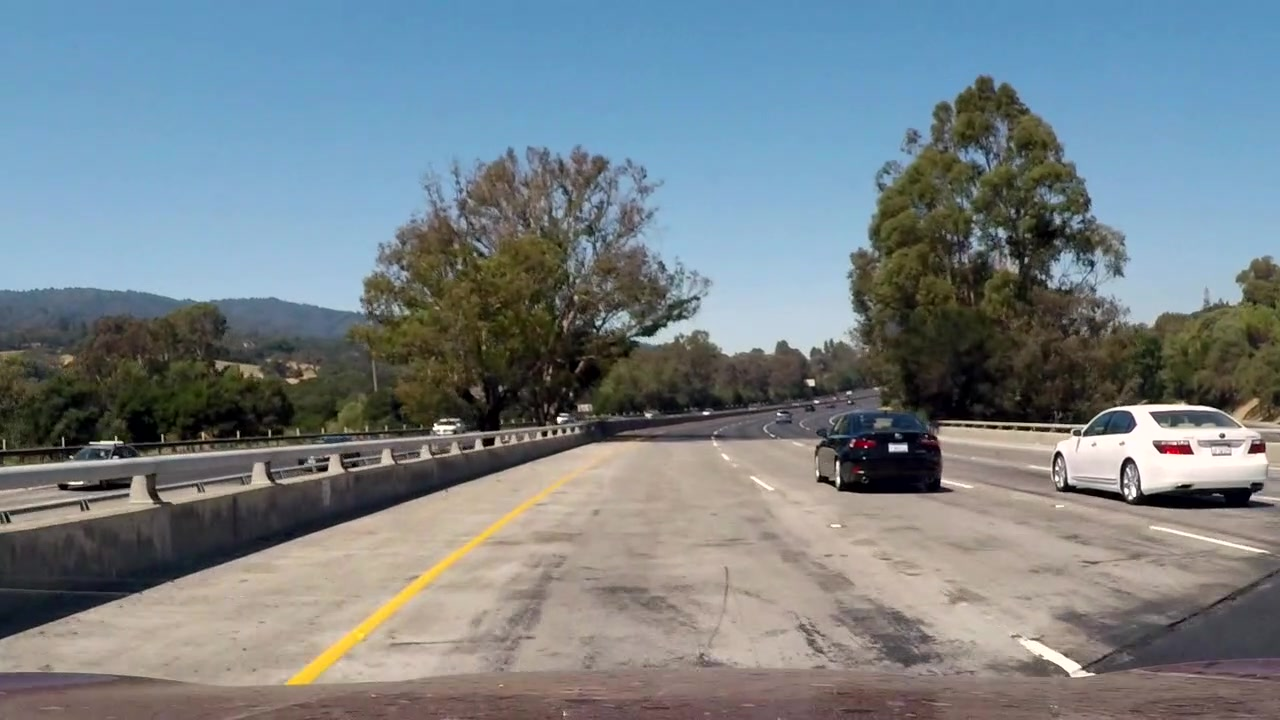
#> input picture test/frame 4.jpg, 1280 x 720 px, found by its file name
$ jupyter execute --allow-errors 'Car_Vehicle detection.ipynb'   (older library calls are emulated)
#> lines starting #> are read from the running program, lines starting #| are printed output that depends on the picture
### Step 3: Cars/Vehicles detection pipeline

[cell 1]
import numpy as np
import cv2
import matplotlib.pyplot as plt
import matplotlib.image as mpimg
from sklearn.svm import LinearSVC
from sklearn.preprocessing import StandardScaler
from skimage.feature import hog
from scipy.ndimage.measurements import label
from moviepy.editor import VideoFileClip
import glob

[cell 2]
# To define a single function that can extract features using hog sub-sampling and make predictions


# [79 lines left out: function find_cars, not called in this run]

print('...')

[cell 3]
# converting images to Histogram Oriented Gradients(HOG)

# [18 lines left out: function get_hog_features, not called in this run]

print('...')

[cell 4]
import pickle
#> (the rest of this cell did not finish here and is left out)

[cell 5]
# Test to Find Cars on an Example Image

test_img = mpimg.imread('test/frame 4.jpg')
#> test_img is the input picture: shape (720, 1280, 3); mean R, G, B 118.6, 129, 134.2

ystart = 400
ystop = 656
scale = 1.5
colorspace = 'YUV' # Can be RGB, HSV, LUV, HLS, YUV, YCrCb
orient = 11
pix_per_cell = 16
cell_per_block = 2
hog_channel = 'ALL' # Can be 0, 1, 2, or "ALL"

#> (the rest of this cell did not finish here and is left out)

[cell 6]
# Method to Draw Rectangles onto an Image
# [13 lines left out: function draw_boxes, not called in this run]

print('...')

#> (a cell that did not finish here is left out)

#### The size and position of cars in the image will be different depending on their distance from the camera, so should find the cars a few times with different ystart, ystop, and scale values

[cell 8]
test_img = mpimg.imread('test/frame 4.jpg')

rects = []

ystart = 400
ystop = 464
scale = 1.0
#> (the rest of this cell did not finish here and is left out)

[cell 9]
test_img = mpimg.imread('test/frame 4.jpg')

rects = []

ystart = 400
ystop = 496
scale = 1.5
#> (the rest of this cell did not finish here and is left out)

[cell 10]
test_img = mpimg.imread('test/frame 4.jpg')

rects = []

ystart = 400
ystop = 528
scale = 2.0
#> (the rest of this cell did not finish here and is left out)

[cell 11]
test_img = mpimg.imread('test/frame 4.jpg')

rects = []

ystart = 400
ystop = 596
scale = 3.0
#> (the rest of this cell did not finish here and is left out)

#### Now Combine Various Sliding Window Searches

[cell 12]
test_img = mpimg.imread('test/frame 4.jpg')

rectangles = []

colorspace = 'YUV' # Can be RGB, HSV, LUV, HLS, YUV, YCrCb
orient = 11
pix_per_cell = 16
cell_per_block = 2
hog_channel = 'ALL' # Can be 0, 1, 2, or "ALL"


ystart = 400
ystop = 464
scale = 1.0
#> (the rest of this cell did not finish here and is left out)

[cell 13]
# To produces a heat map based on rectangle locations

def add_heat(heatmap, bbox_list):
    # Iterate through list of bboxes
    for box in bbox_list:
        # Add += 1 for all pixels inside each bbox
        # Assuming each "box" takes the form ((x1, y1), (x2, y2))
        heatmap[box[0][1]:box[1][1], box[0][0]:box[1][0]] += 1
#> heatmap: shape (720, 1280); every value is 0

    # Return updated heatmap
    return heatmap

print('...')

[cell 14]
# Test the heatmap
heatmap_img = np.zeros_like(test_img[:,:,0])
heatmap_img = add_heat(heatmap_img, rectangles)
plt.figure(figsize=(10,10))
plt.imshow(heatmap_img, cmap='hot')

print('...')

[cell 15]
# To apply Threshold to the Heatmap

def apply_threshold(heatmap, threshold):
    # Zero out pixels below the threshold
    heatmap[heatmap <= threshold] = 0
    # Return thresholded map
    return heatmap

print('...')

[cell 16]
heatmap_img = apply_threshold(heatmap_img, 1)
plt.figure(figsize=(10,10))
plt.imshow(heatmap_img, cmap='hot')

print('...')

[cell 17]
# To apply SciPy Labels to Heatmap

labels = label(heatmap_img)
plt.figure(figsize=(10,10))
plt.imshow(labels[0], cmap='gray')
print(labels[1], 'cars found')
#| 0 cars found
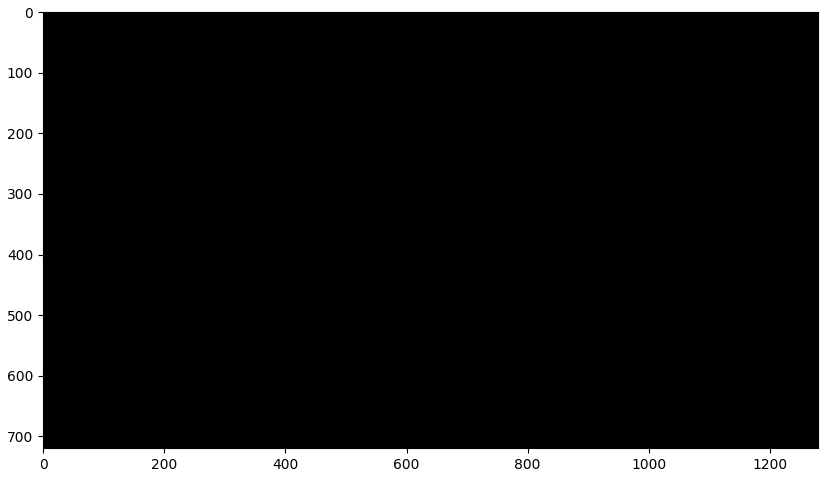
#> figure drawn by matplotlib, 1 panel

[cell 18]
# To draw Bounding Boxes for Lables
def draw_labeled_bboxes(img, labels):
    # Iterate through all detected cars
    rects = []
    for car_number in range(1, labels[1]+1):
        # Find pixels with each car_number label value
        nonzero = (labels[0] == car_number).nonzero()
        # Identify x and y values of those pixels
        nonzeroy = np.array(nonzero[0])
        nonzerox = np.array(nonzero[1])
        # Define a bounding box based on min/max x and y
        bbox = ((np.min(nonzerox), np.min(nonzeroy)), (np.max(nonzerox), np.max(nonzeroy)))
        rects.append(bbox)
        # Draw the box on the image
        cv2.rectangle(img, bbox[0], bbox[1], (0,0,255), 6)
#> after the loop, rects = []
    # Return the image and final rectangles
    return img, rects

# Draw bounding boxes on a copy of the image
draw_img, rect = draw_labeled_bboxes(np.copy(test_img), labels)
#> rect = []
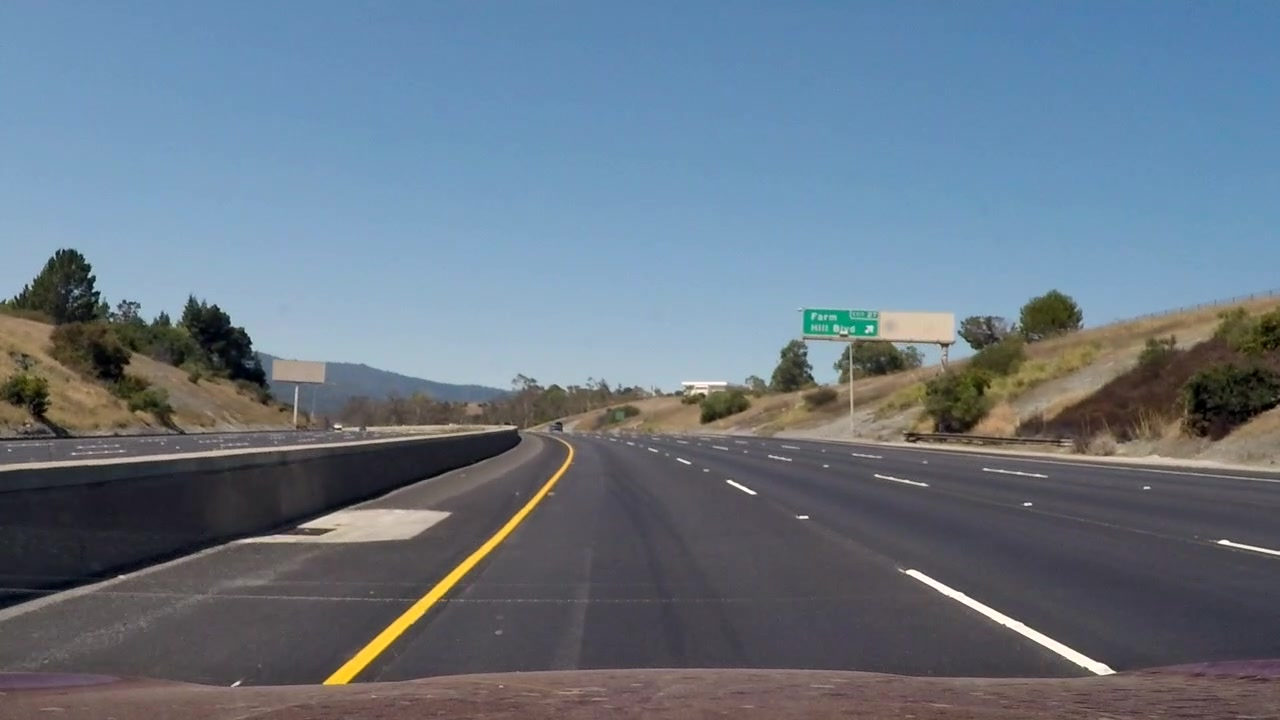
#> input picture test/frame 1.jpg, 1280 x 720 px
# Display the image
plt.figure(figsize=(10,10))
plt.imshow(draw_img)
print('...')

[cell 19]
def process_frame(img):

    rectangles = []
#> rectangles = []

    colorspace = 'YUV' # Can be RGB, HSV, LUV, HLS, YUV, YCrCb
    orient = 11
    pix_per_cell = 16
    cell_per_block = 2
    hog_channel = 'ALL' # Can be 0, 1, 2, or "ALL"

    ystart = 400
    ystop = 464
    scale = 1.0
    rectangles.append(find_cars(img, ystart, ystop, scale, colorspace, hog_channel, svc, None,
                           orient, pix_per_cell, cell_per_block, None, None))
    ystart = 416
    ystop = 480
    scale = 1.0
    rectangles.append(find_cars(img, ystart, ystop, scale, colorspace, hog_channel, svc, None,
                           orient, pix_per_cell, cell_per_block, None, None))
    ystart = 400
    ystop = 496
    scale = 1.5
    rectangles.append(find_cars(img, ystart, ystop, scale, colorspace, hog_channel, svc, None,
                           orient, pix_per_cell, cell_per_block, None, None))
    ystart = 432
    ystop = 528
    scale = 1.5
    rectangles.append(find_cars(img, ystart, ystop, scale, colorspace, hog_channel, svc, None,
                           orient, pix_per_cell, cell_per_block, None, None))
    ystart = 400
    ystop = 528
    scale = 2.0
    rectangles.append(find_cars(img, ystart, ystop, scale, colorspace, hog_channel, svc, None,
                           orient, pix_per_cell, cell_per_block, None, None))
    ystart = 432
    ystop = 560
    scale = 2.0
    rectangles.append(find_cars(img, ystart, ystop, scale, colorspace, hog_channel, svc, None,
                           orient, pix_per_cell, cell_per_block, None, None))
    ystart = 400
    ystop = 596
    scale = 3.5
    rectangles.append(find_cars(img, ystart, ystop, scale, colorspace, hog_channel, svc, None,
                           orient, pix_per_cell, cell_per_block, None, None))
    ystart = 464
    ystop = 660
    scale = 3.5
    rectangles.append(find_cars(img, ystart, ystop, scale, colorspace, hog_channel, svc, None,
                           orient, pix_per_cell, cell_per_block, None, None))

    rectangles = [item for sublist in rectangles for item in sublist]

    heatmap_img = np.zeros_like(img[:,:,0])
    heatmap_img = add_heat(heatmap_img, rectangles)
    heatmap_img = apply_threshold(heatmap_img, 1)
    labels = label(heatmap_img)
    draw_img, rects = draw_labeled_bboxes(np.copy(img), labels)
    return draw_img

print('...')

[cell 20]
test_images = glob.glob('test/frame *.jpg')

fig, axs = plt.subplots(3, 2, figsize=(16,14))
fig.subplots_adjust(hspace = .004, wspace=.002)
axs = axs.ravel()

#> (the rest of this cell did not finish here and is left out)
